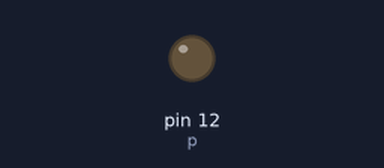
Bench run of a program on a simulated Raspberry Pi (header pin numbers). Parts: output pins drawn as LEDs (lit = HIGH).

Above: at 0.1 s.
At 20.1 s:
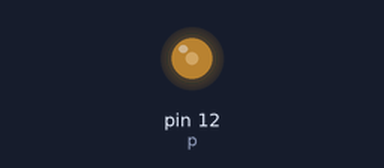
At 39.75 s:
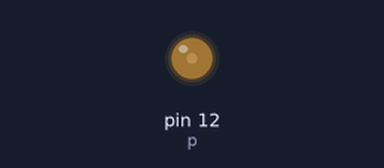
Timing chart, 0 to 40.0 s (numbered marks = the images above):
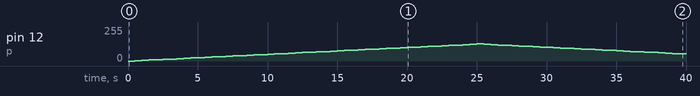

Measured:
- by itself, pin 12 (p): rises from 0/255 to 128/255 in 24.5 s, then falls to 54/255 in 14.5 s

The program:

_____.py
```python
import time
import RPi.GPIO as GPIO
GPIO.setmode(GPIO.BOARD)
GPIO.setup(12, GPIO.OUT)

p=GPIO.PWM(12, 35)
p.start(0)
try:
    while 1:
        for dc in range(0, 50, 1):
            p.ChangeDutyCycle(dc)
            time.sleep(0.5)
        for dc in range(50, -1, -1):
            p.ChangeDutyCycle(dc)
            time.sleep(0.5)
except KeyboardInterrupt:
    pass
p.stop()
GPIO.cleanup()
```
